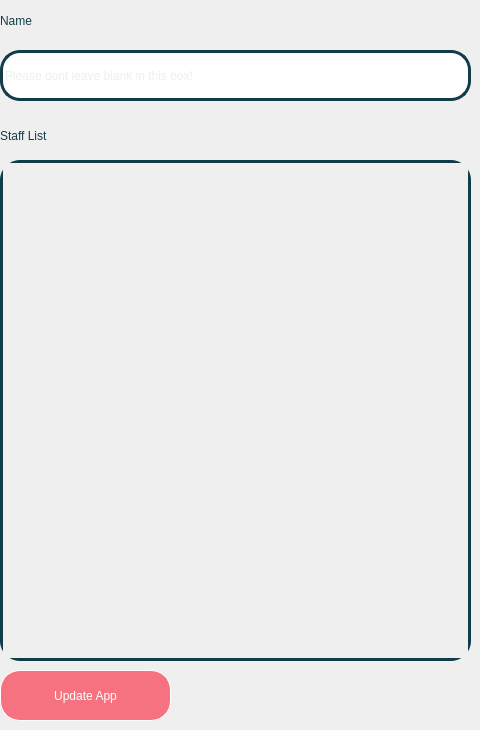
           <widget class="QWidget" name="app_info_page">
            <widget class="QLabel" name="label_5">
             <property name="geometry">
              <rect>
               <x>0</x>
               <y>0</y>
               <width>191</width>
               <height>41</height>
              </rect>
             </property>
             <property name="styleSheet">
              <string notr="true">font: 500 italic 30pt &quot;Ubuntu&quot;;
color: rgb(17, 60, 74);</string>
             </property>
             <property name="text">
              <string>Name</string>
             </property>
            </widget>
            <widget class="QPushButton" name="update_app_button">
             <property name="geometry">
              <rect>
               <x>0</x>
               <y>670</y>
               <width>171</width>
               <height>51</height>
              </rect>
             </property>
             <property name="sizePolicy">
              <sizepolicy hsizetype="Fixed" vsizetype="Fixed">
               <horstretch>0</horstretch>
               <verstretch>0</verstretch>
              </sizepolicy>
             </property>
             <property name="styleSheet">
              <string notr="true">background-color: rgb(246, 114, 128);
border-style: outset;
border-width: 1px;
border-radius: 20px;
border-color: white;
padding: 2px;
font: 700 20pt &quot;Ubuntu&quot;;
color : white;</string>
             </property>
             <property name="text">
              <string>Update App</string>
             </property>
            </widget>
            <widget class="QLabel" name="label_6">
             <property name="geometry">
              <rect>
               <x>0</x>
               <y>110</y>
               <width>221</width>
               <height>51</height>
              </rect>
             </property>
             <property name="styleSheet">
              <string notr="true">font: 500 italic 30pt &quot;Ubuntu&quot;;
color:rgb(17, 60, 74);</string>
             </property>
             <property name="text">
              <string>Staff List</string>
             </property>
            </widget>
            <widget class="QListWidget" name="info_app_staff_list">
             <property name="enabled">
              <bool>false</bool>
             </property>
             <property name="geometry">
              <rect>
               <x>0</x>
               <y>160</y>
               <width>471</width>
               <height>501</height>
              </rect>
             </property>
             <property name="styleSheet">
              <string notr="true">border:3px solid rgb(17, 60, 74);
border-radius:20px;
font: 500 italic 20pt &quot;Ubuntu&quot;;
color: rgb(221, 221, 221);</string>
             </property>
            </widget>
            <widget class="QLineEdit" name="info_app_name_box">
             <property name="enabled">
              <bool>false</bool>
             </property>
             <property name="geometry">
              <rect>
               <x>0</x>
               <y>50</y>
               <width>471</width>
               <height>51</height>
              </rect>
             </property>
             <property name="styleSheet">
              <string notr="true">border:3px solid rgb(17, 60, 74);
border-radius:20px;
font: 500 italic 20pt &quot;Ubuntu&quot;;
color: rgb(221, 221, 221);</string>
             </property>
             <property name="placeholderText">
              <string>Please dont leave blank in this box!</string>
             </property>
             <property name="clearButtonEnabled">
              <bool>false</bool>
             </property>
            </widget>
           </widget>
